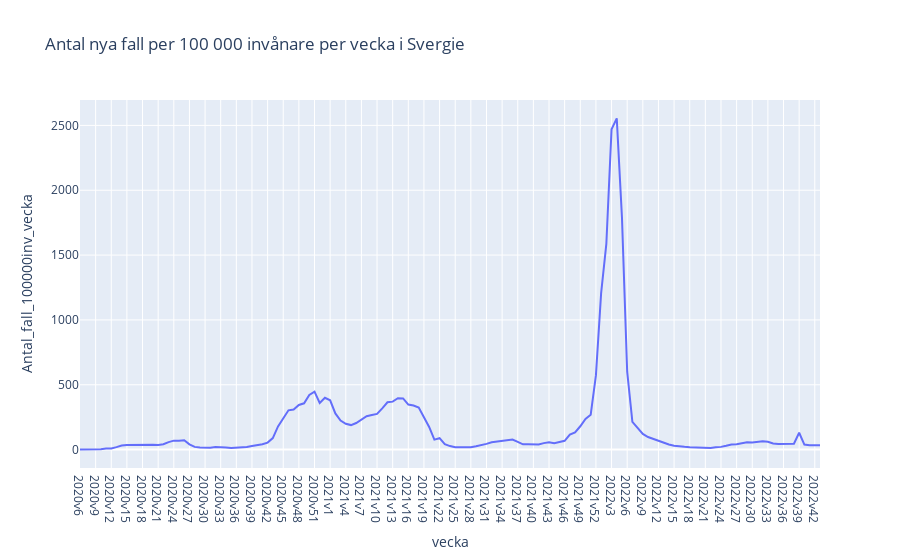

The code cell stored with this chart in its notebook:
### Markdown cell above
# Nya fall per 100K invånare per vecka i Sverige 

<p>
    Nya fall som bekräftats i Sverige, Under värsta vecka (år 2022 vecka 5) så den var 2,5% smittade och nu ligger den runt 0,032%
</p>

### Code cell
# Draw antal fall per 100 000 invånare per vecka
fig = px.line(df_covid_infection, x="vecka", y="Antal_fall_100000inv_vecka",
                title="Antal nya fall per 100 000 invånare per vecka i Svergie")
fig.show()
fig.write_image(os.path.join(KPI_PLOT_PATH, "antal_fall_per_100000inv_per_vecka.png"))

### Figure 1 — Plotly figure (JSON) as saved in the notebook; plotly's stock layout.template omitted (floating-point values rounded to 4 significant figures; data arrays with more than 128 entries replaced by an {"elided": "..."} marker saying what was removed)
{"data": [{"hovertemplate": "vecka=%{x}<br>Antal_fall_100000inv_vecka=%{y}<extra></extra>", "legendgroup": "", "line": {"color": "#636efa", "dash": "solid"}, "marker": {"symbol": "circle"}, "mode": "lines", "name": "", "orientation": "v", "showlegend": false, "type": "scatter", "x": {"elided": "143 str values"}, "xaxis": "x", "y": {"elided": "143 int values"}, "yaxis": "y"}], "layout": {"legend": {"tracegroupgap": 0}, "title": {"text": "Antal nya fall per 100 000 invånare per vecka i Svergie"}, "xaxis": {"anchor": "y", "domain": [0, 1], "title": {"text": "vecka"}}, "yaxis": {"anchor": "x", "domain": [0, 1], "title": {"text": "Antal_fall_100000inv_vecka"}}}}
